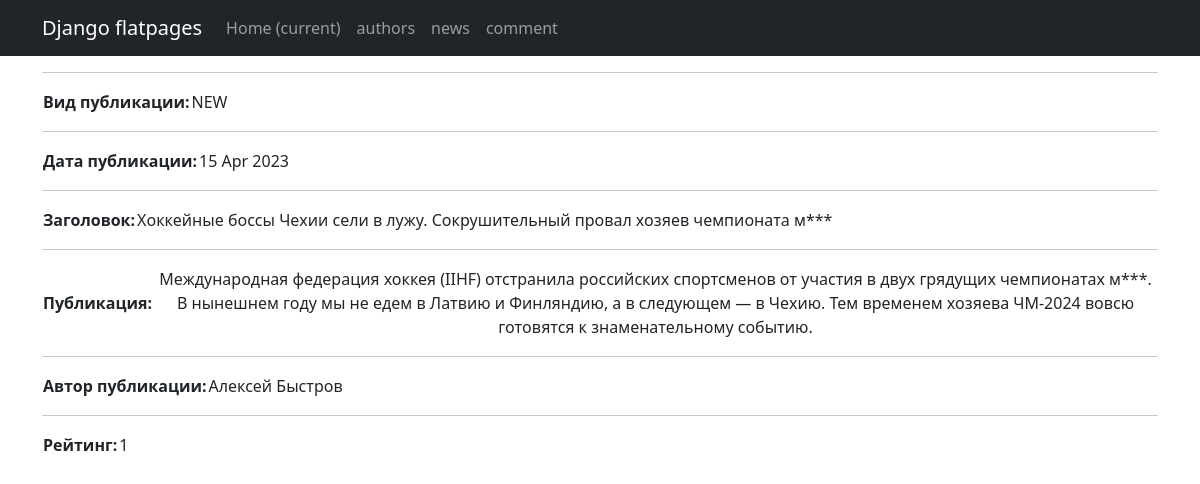
Screenshot of /news/1 with the database file from the repository.
### news/models.py (models this page shows, shortened)
class Post(models.Model):
    article = 'ART'
    news = 'NEW'
    POSITIONS = [
        (article, 'Статья'),
        (news, 'Новость')
    ]
    author = models.ForeignKey(Author, on_delete=models.CASCADE)
    typeChoice = models.CharField(max_length=3, choices=POSITIONS, default=news)
    pubDate = models.DateTimeField(auto_now_add=True)
    postCategory = models.ManyToManyField(Category, through='PostCategory', default="Категория")
    headline = models.CharField(max_length=255)
    text = models.TextField(default="Текст статьи")
    postRating = models.SmallIntegerField(default=0)

class Author(models.Model):
    authUser = models.OneToOneField(User, on_delete=models.CASCADE)
    authorRating = models.IntegerField(default=0)

### news/views.py (the view)
# urls.py: path('<int:id>', PostDetail.as_view()),
class PostDetail(DetailView):
    model = Post
    template_name = 'post.html'
    context_object_name = 'post'
    pk_url_kwarg = 'id'

### news/templatetags/custom_filters.py (called while the page is built)
@register.filter()
def censor(text, cens):
    text_list = text.split()
    censored_text_list = []
    cens = ["мира", 'слабо', 'клим']
    for n in text_list:
        word = ''.join(_ for _ in n if _ not in string.punctuation)
        if word.lower() in cens:
            censored_word = word[0] + '***'
            censored_text_list.append(n.replace(word, censored_word))
        else:
            censored_text_list.append(n)
    return ' '.join(censored_text_list)

### templates/post.html (shortened to what this page needs)
{% extends 'flatpages/default.html' %}
{% load custom_filters %}
{% block content %}
   <hr>
   {% if post %}
       <table>
           <tr>
               <td><b>Вид публикации:</b></td>
                   <td>{{ post.typeChoice }}</td>
           </tr>
       </table>
       <table>
           <hr>
           <tr>
               <td><b>Дата публикации:</b></td>
               <td>{{ post.pubDate|date:'d M Y'  }}</td>
           </tr>
       </table>
       <table>
           <hr>
           <tr>
               <td><b>Заголовок:</b></td>
               <td>{{ post.headline|censor:'' }}</td>
           </tr>
       </table>
       <table>
           <hr>
           <tr>
               <td><b>Публикация:</b></td>
               <td>{{ post.text|censor:''}}</td>
           </tr>
       </table>
       <table>
           <hr>
           <tr>
               <td><b>Автор публикации:</b></td>
               <td>{{ post.author.authUser }}</td>
           </tr>
       </table>
       <table>
           <hr>
           <tr>
               <td><b>Рейтинг:</b></td>
               <td>{{ post.postRating }}</td>
           </tr>
       </table>
   {% else %}
       <h2>Статей нет!</h2>
   {% endif %}
{% endblock content %}

### rows the page displays
Post: typeChoice "NEW", pubDate "15 Apr 2023", headline|censor "Хоккейные боссы Чехии сели в лужу. Сокрушительный провал хозяев чемпионата м***", text|censor "Международная федерация хоккея (IIHF) отстранила российских спортсменов от участия в двух грядущих чемпионатах м***. В нынешнем году мы не едем в Латвию и Финляндию, а в следующем — в Чехию. Тем временем хозяева ЧМ-2024 вовсю готовятся к знаменательному событию.", author.authUser "Алексей Быстров", postRating "1"
